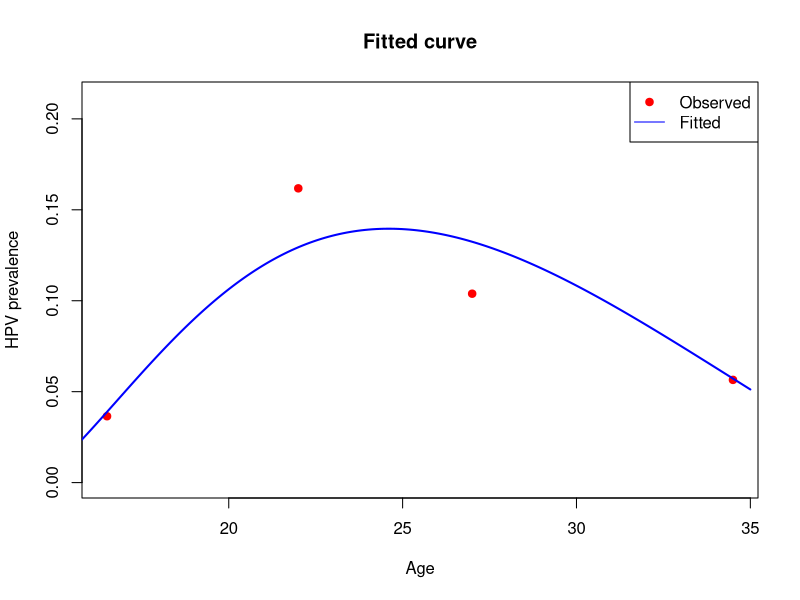

Reproduce this figure in R.
x <- c(16.5, 22, 27, 34.5)               
n_total <- c(740, 445, 414, 903)      
y_infected <- c(26.64, 72.09, 42.64, 51.47)  
y_infected <- round(c(26.64, 72.09, 42.64, 51.47))

x0 <- 12                             
n_power <- 2                       
f_model <- function(x, A, B, C) {
  d <- x - x0
  B + (A * d^n_power - B) * exp(-C * d)
}

neg_log_likelihood <- function(par) {
  A <- par[1]
  B <- par[2]
  C <- par[3]
  
  p <- f_model(x, A, B, C)
  p <- pmax(pmin(p, 1 - 1e-6), 1e-6)  
  
  -sum(y_infected * log(p) + (n_total - y_infected) * log(1 - p))
}

result <- optim(
  par = c(0.01, 0.1, 0.1),       
  fn = neg_log_likelihood,      
  method = "BFGS"
)


curve_x <- seq(14, 35, length.out = 200)
fitted_p <- f_model(curve_x, result$par[1], result$par[2], result$par[3])

plot(x, y_infected / n_total, col = "red", pch = 19,
     ylim = c(0, max(y_infected / n_total, fitted_p) + 0.05),
     xlab = "Age", ylab = "HPV prevalence",
     main = "Fitted curve")
lines(curve_x, fitted_p, col = "blue", lwd = 2)
legend("topright", legend = c("Observed", "Fitted"),
       col = c("red", "blue"), pch = c(19, NA), lty = c(NA, 1))







